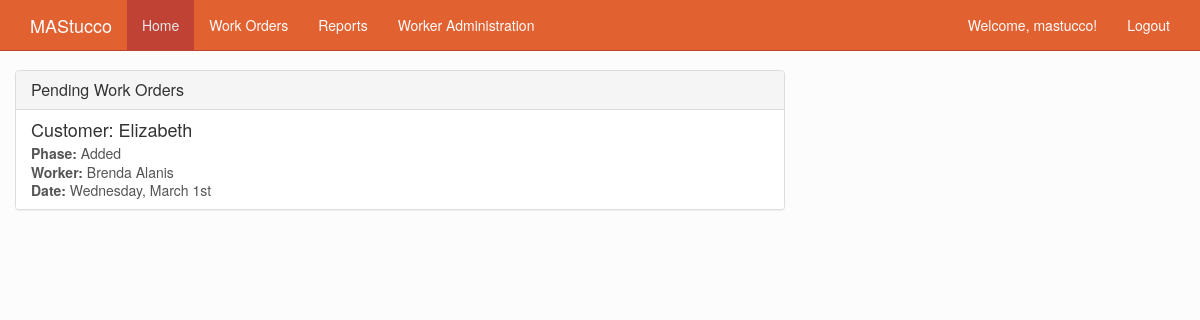
The app's page / (signed in), older data.
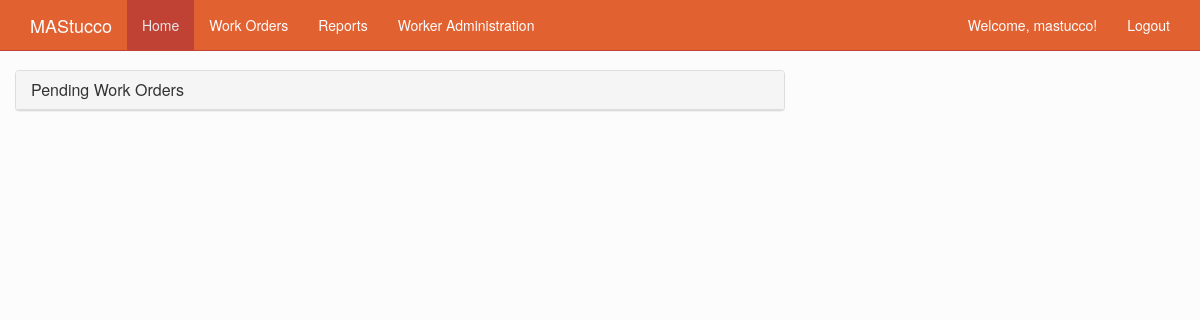
The same page, newer data.
### WAMAStucco/models.py (models this page shows, shortened)
class WorkOrder(models.Model):
    date = models.DateTimeField()
    customer = models.CharField\
        (
            max_length=128
        )
    order_by = models.CharField\
        (
            max_length=128
        )
    model = models.CharField\
        (
            max_length=128
        )
    is_cashed = models.BooleanField()
    is_taken = models.BooleanField()
    ADDED = 'AD'
    CUTTING = 'CU'
    MOULDING = 'MO'
    INSTALLING = 'IN'
    FINISHED = 'FI'
    work_phase = models.CharField\
        (
            max_length=2,
            default=ADDED
        )
    notes = models.CharField\
        (
            max_length=256
        )
    assigned_worker = models.ForeignKey\
        (
            User,
            related_name='work_orders',
            related_query_name='work_order'
        )
    class Meta:
        ordering = ['-date']

### WAMAStucco/views.py (the view)
# urls.py: url(r'^$', views.home_view, name='home_page'),
@login_required()
def home_view(request):
    pending_work_orders = WorkOrder.objects.all().filter(work_phase=WorkOrder.ADDED)
    return render(request, 'home.html', {'page_title': 'Home', 'work_orders': pending_work_orders})

### WAMAStucco/templatetags/filters.py (called while the page is built)
@register.filter()
def extend_work_phase(value):
    if value == 'AD':
        return 'Added'
    elif value == 'CU':
        return 'Cutting'
    elif value == 'MO':
        return 'Moulding'
    elif value == 'IN':
        return 'Installing'
    else:
        return 'Finished'

### templates/home.html (shortened to what this page needs)
{% extends 'base.html' %}
{% load filters %}
{% block navbar %}
    <nav class="navbar navbar-default navbar-fixed-top">
      <div class="container">
        <div class="navbar-header">
          <a class="navbar-brand" href="http://127.0.0.1:8000/">MAStucco</a>
        </div>
        <div id="navbar" class="navbar-collapse collapse">
          <ul class="nav navbar-nav">
            <li class="active"><a href="http://127.0.0.1:8000/">Home</a></li>
            <li><a href="http://127.0.0.1:8000/workorders/">Work Orders</a></li>
            <li><a href="http://127.0.0.1:8000/reports/">Reports</a></li>
            <li><a href="http://127.0.0.1:8000/workeradministration/">Worker Administration</a></li>
          </ul>
          <ul class="nav navbar-nav navbar-right">
            <li class="navbar-text">Welcome, {{ user.username }}!</li>
            <li><a href="http://127.0.0.1:8000/logout/">Logout</a></li>
          </ul>
        </div>
      </div>
    </nav>
{% endblock %}
{% block content %}
    <br/>
    {% if user.is_staff %}
        <div class="container-fluid" id="uncashed_jobs">
            <div class="row">
                <div class="col-md-8">
                    <div class="panel panel-default">
                        <div class="panel-heading">
                            <h2 class="panel-title">Pending Work Orders</h2>
                        </div>
                        <div class="list-group">
                            {% for work_order in work_orders %}
                                <a href="#" class="list-group-item">
                                    <h4 class="list-group-item-heading">Customer: {{ work_order.customer }}</h4>
                                    <p class="list-group-item-text"><strong>Phase:</strong> {{ work_order.work_phase|extend_work_phase }}</p>
                                    <p class="list-group-item-text"><strong>Worker:</strong> {{ work_order.assigned_worker.first_name }}
                                        {{ work_order.assigned_worker.last_name }}</p>
                                    <p class="list-group-item-text"><strong>Date:</strong> {{ work_order.date|date:'l, F jS' }}</p>
                                </a>
                            {% endfor %}
                        </div>
                    </div>
                </div>
            </div>
        </div>
    {% endif %}
{% endblock %}

Row changes from the older to the newer data that the page shows:
no longer on this page (row edited): WorkOrder: customer "Elizabeth", work_phase|extend_work_phase "Added", assigned_worker.first_name "Brenda", assigned_worker.last_name "Alanis", date "Wednesday, March 1st"
